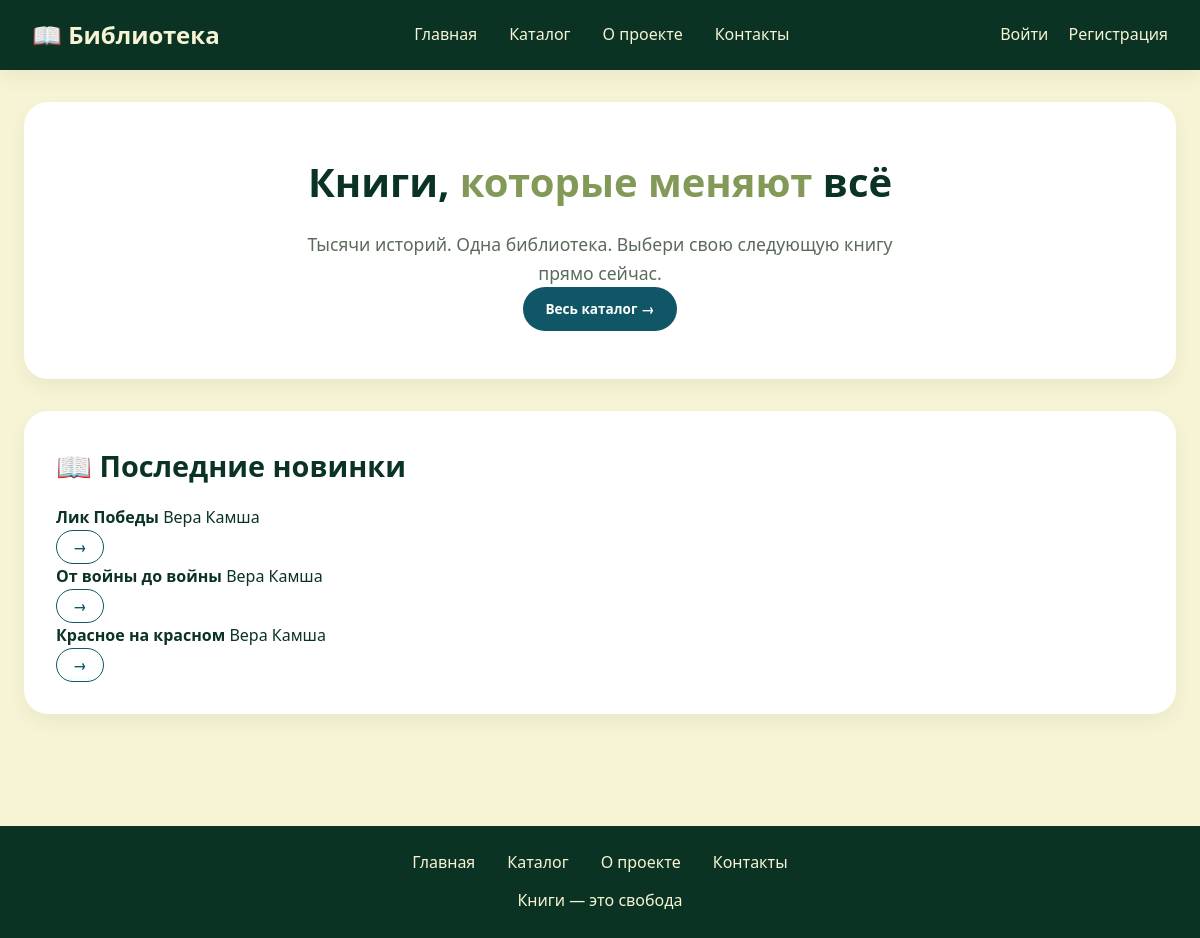
The page / on the database its author committed.
### library/models.py (models this page shows, shortened)
class Book(models.Model):
    title = models.CharField(max_length=200, verbose_name="Название")
    author = models.CharField(max_length=200, verbose_name="Автор")
    description = models.TextField(verbose_name="Описание")
    year = models.IntegerField(verbose_name="Год издания", null=True, blank=True)
    genre = models.CharField(max_length=100, verbose_name="Жанр", null=True, blank=True)
    available = models.BooleanField(default=True, verbose_name="В наличии")
    created_at = models.DateTimeField(auto_now_add=True, verbose_name="Дата добавления")
    class Meta:
        verbose_name = "Книга"
        verbose_name_plural = "Книги"
        ordering = ['-created_at']

### library/views.py (the view)
# urls.py: path('', views.index, name='index'),
def index(request):
    recent_books = Book.objects.all()[:3]
    return render(request, 'index.html', {'recent_books': recent_books})

### templates/index.html (shortened to what this page needs)
<!DOCTYPE html>
<html lang="ru">
<head>
    {% load static %}
    <link rel="stylesheet" href="{% static 'css/style.css' %}">
</head>
<body>
    <header>
        <div class="header-container">
            <a href="/" class="logo">📖 Библиотека</a>
            <nav>
                <ul>
                    <li><a href="/">Главная</a></li>
                    <li><a href="/catalog/">Каталог</a></li>
                    <li><a href="/about/">О проекте</a></li>
                    <li><a href="/contacts/">Контакты</a></li>
                </ul>
            </nav>
            <div class="user-links">
                {% if user.is_authenticated %}
                    <span>{{ user.username }}</span>
                    <a href="/accounts/logout/">Выйти</a>
                {% else %}
                    <a href="/accounts/login/">Войти</a>
                    <a href="/register/">Регистрация</a>
                {% endif %}
            </div>
        </div>
    </header>
    <main>
        <div class="hero">
            <h2>Книги, <span class="accent">которые меняют</span> всё</h2>
            <p>Тысячи историй. Одна библиотека. Выбери свою следующую книгу прямо сейчас.</p>
            <a href="/catalog/" class="btn">Весь каталог →</a>
        </div>
        <section>
            <h2>📖 Последние новинки</h2>
            <div class="recent-books-list">
                {% for book in recent_books %}
                <div class="recent-book-item">
                    <div>
                        <strong>{{ book.title }}</strong>
                        <span class="author">{{ book.author }}</span>
                    </div>
                    <a href="/book/{{ book.id }}/" class="btn btn-outline" style="padding: 0.3rem 1rem;">→</a>
                </div>
                {% empty %}
                <p style="color: #5a6b5a;">Пока нет книг</p>
                {% endfor %}
            </div>
        </section>
    </main>
    <footer>
        <div class="footer-links">
            <a href="/">Главная</a>
            <a href="/catalog/">Каталог</a>
            <a href="/about/">О проекте</a>
            <a href="/contacts/">Контакты</a>
        </div>
        <div class="footer-copy">Книги — это свобода</div>
    </footer>
    {% load static %}
</body>
</html>

### static/css/style.css (style rules this page uses)
:root { --dark-green: #0A3323; --moss-green: #839958; --beige: #F7F4D5; --rosy-brown: #D3968C; --midnight-green: #105666; --white: #ffffff; --shadow: 0 8px 20px rgba(0,0,0,0.05); --shadow-hover: 0 12px 28px rgba(0,0,0,0.1); }
* { margin: 0; padding: 0; box-sizing: border-box; }
body { font-family: 'Segoe UI', Roboto, 'Helvetica Neue', sans-serif; background-color: var(--beige); color: var(--dark-green); line-height: 1.6; min-height: 100vh; display: flex; flex-direction: column; }
header { background: var(--dark-green); color: var(--beige); padding: 1rem 2rem; box-shadow: var(--shadow); }
.header-container { max-width: 1300px; margin: 0 auto; display: flex; justify-content: space-between; align-items: center; flex-wrap: wrap; gap: 1rem; }
.logo { font-size: 1.5rem; font-weight: 700; text-decoration: none; color: var(--beige); }
nav ul { display: flex; list-style: none; gap: 2rem; }
nav a { color: var(--beige); text-decoration: none; font-weight: 500; transition: opacity 0.2s; }
.user-links a { color: var(--beige); text-decoration: none; margin-left: 1rem; }
main { flex: 1; max-width: 1300px; margin: 2rem auto; padding: 0 1.5rem; width: 100%; }
section { background: var(--white); border-radius: 24px; padding: 2rem; margin-bottom: 2rem; box-shadow: var(--shadow); }
.btn { display: inline-block; background: var(--midnight-green); color: white; border: none; padding: 0.7rem 1.4rem; border-radius: 40px; font-size: 0.85rem; font-weight: 600; cursor: pointer; transition: all 0.2s ease; text-decoration: none; text-align: center; }
.btn-outline { background: transparent; border: 1.5px solid var(--midnight-green); color: var(--midnight-green); }
.hero { background: var(--white); border-radius: 24px; padding: 3rem; text-align: center; margin-bottom: 2rem; box-shadow: var(--shadow); }
.hero h2 { font-size: 2.5rem; margin-bottom: 1rem; color: var(--dark-green); }
.hero .accent { color: var(--moss-green); }
.hero p { font-size: 1.1rem; color: #5a6b5a; max-width: 600px; margin: 0 auto; }
h2 { font-size: 1.8rem; margin-bottom: 1rem; color: var(--dark-green); }
footer { background: var(--dark-green); color: var(--beige); text-align: center; padding: 1.5rem; margin-top: 3rem; }
.footer-links { display: flex; justify-content: center; gap: 2rem; margin-bottom: 0.8rem; flex-wrap: wrap; }
.footer-links a { color: var(--beige); text-decoration: none; }

### rows shown on the page
Book: title "Лик Победы", author "Вера Камша"
Book: title "От войны до войны", author "Вера Камша"
Book: title "Красное на красном", author "Вера Камша"
